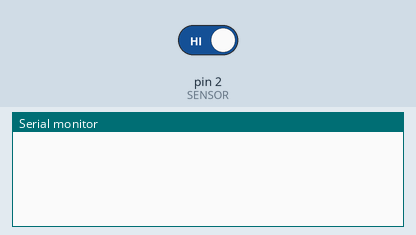
A sketch run on a simulated Arduino Uno, built with avr-gcc and run on an emulated ATmega328P. On the bench: the last lines printed to the serial monitor. Inputs (shaded band) come from the test bench; at power-on: pin 2 (SENSOR) HIGH.

Above: at 1.8 s.
1.9 s: pin 2 (SENSOR) driven LOW
At 3.2 s:
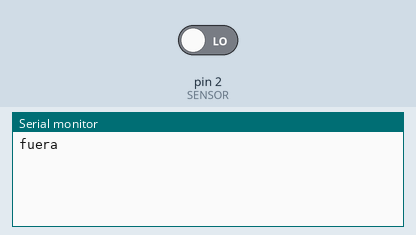
3.5 s: pin 2 (SENSOR) driven HIGH
At 4.5 s:
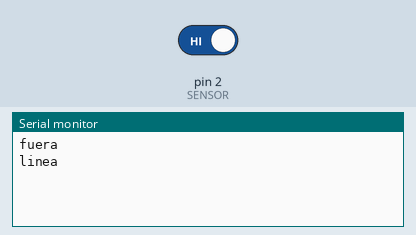

Measured:
- after the input at 1.9 s, the serial monitor: prints a new line after 0.10 s (image 1)
- after the input at 3.5 s, the serial monitor: prints a new line at once (image 2)

The sketch:

codigo_infra.ino
```cpp
int SENSOR = 2;
int VALOR;
int ANTERIOR = 1;

void setup()
{
    Serial.begin(9600);
    pinMode(SENSOR, INPUT);
}

void loop()
{
    VALOR = digitalRead(SENSOR);
    if (VALOR != ANTERIOR)
    {
        if (VALOR == HIGH)
            Serial.println("linea");
        else
            Serial.println("fuera");
        ANTERIOR = VALOR;
    }
    delay(500);
}
```
